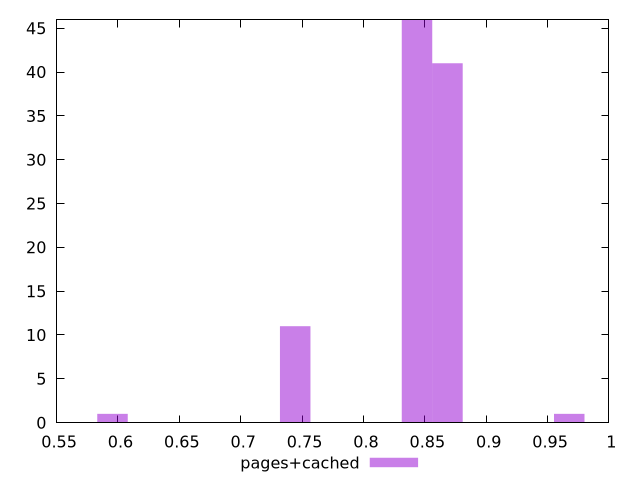

The gnuplot source for this figure:
$_pagesCached <<EOF
0.5955127991525487 1
0.8436431321327774 46
0.9677082986228918 1
0.8684561654308003 41
0.7443909989406859 11
EOF
set key outside below
set terminal pngcairo
set output "report_00004_2020-11-02T20-21-41.718Z/uses-http2/pages+cached//hist.png"
set yrange [0:46]
set boxwidth 0.024813033298022865
set style fill transparent solid 0.5 noborder
plot $_pagesCached title "pages+cached" with boxes ,
